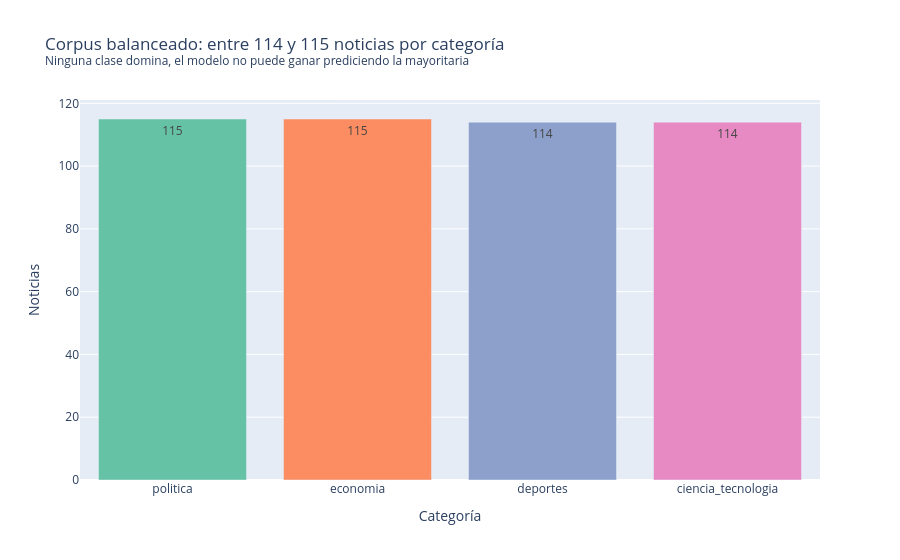

The code cell stored with this chart in its notebook:
### Code cell
df["fecha"] = pd.to_datetime(df["fecha"], errors="coerce")
df["largo_titular"] = df["titular"].str.len()

conteo_cat = df["etiqueta"].value_counts().reindex(CATEGORIAS)
fig1 = px.bar(
    x=conteo_cat.index, y=conteo_cat.values, text=conteo_cat.values,
    labels={"x": "Categoría", "y": "Noticias"},
    color=conteo_cat.index, color_discrete_sequence=px.colors.qualitative.Set2,
    title=TITULO_FIG1,
)
fig1.update_layout(showlegend=False)
fig1.show()

### Figure 1 — Plotly figure (JSON) as saved in the notebook; plotly's stock layout.template omitted (floating-point values rounded to 4 significant figures)
{"data": [{"hovertemplate": "color=politica<br>Categoría=%{x}<br>Noticias=%{y}<br>text=%{text}<extra></extra>", "legendgroup": "politica", "marker": {"color": "rgb(102,194,165)", "pattern": {"shape": ""}}, "name": "politica", "orientation": "v", "showlegend": true, "text": [115.0], "textposition": "auto", "type": "bar", "x": ["politica"], "xaxis": "x", "y": [115], "yaxis": "y"}, {"hovertemplate": "color=economia<br>Categoría=%{x}<br>Noticias=%{y}<br>text=%{text}<extra></extra>", "legendgroup": "economia", "marker": {"color": "rgb(252,141,98)", "pattern": {"shape": ""}}, "name": "economia", "orientation": "v", "showlegend": true, "text": [115.0], "textposition": "auto", "type": "bar", "x": ["economia"], "xaxis": "x", "y": [115], "yaxis": "y"}, {"hovertemplate": "color=deportes<br>Categoría=%{x}<br>Noticias=%{y}<br>text=%{text}<extra></extra>", "legendgroup": "deportes", "marker": {"color": "rgb(141,160,203)", "pattern": {"shape": ""}}, "name": "deportes", "orientation": "v", "showlegend": true, "text": [114.0], "textposition": "auto", "type": "bar", "x": ["deportes"], "xaxis": "x", "y": [114], "yaxis": "y"}, {"hovertemplate": "color=ciencia_tecnologia<br>Categoría=%{x}<br>Noticias=%{y}<br>text=%{text}<extra></extra>", "legendgroup": "ciencia_tecnologia", "marker": {"color": "rgb(231,138,195)", "pattern": {"shape": ""}}, "name": "ciencia_tecnologia", "orientation": "v", "showlegend": true, "text": [114.0], "textposition": "auto", "type": "bar", "x": ["ciencia_tecnologia"], "xaxis": "x", "y": [114], "yaxis": "y"}], "layout": {"barmode": "relative", "legend": {"title": {"text": "color"}, "tracegroupgap": 0}, "showlegend": false, "title": {"text": "Corpus balanceado: entre 114 y 115 noticias por categoría<br><sup>Ninguna clase domina, el modelo no puede ganar prediciendo la mayoritaria</sup>"}, "xaxis": {"anchor": "y", "domain": [0.0, 1.0], "title": {"text": "Categoría"}}, "yaxis": {"anchor": "x", "domain": [0.0, 1.0], "title": {"text": "Noticias"}}}}
